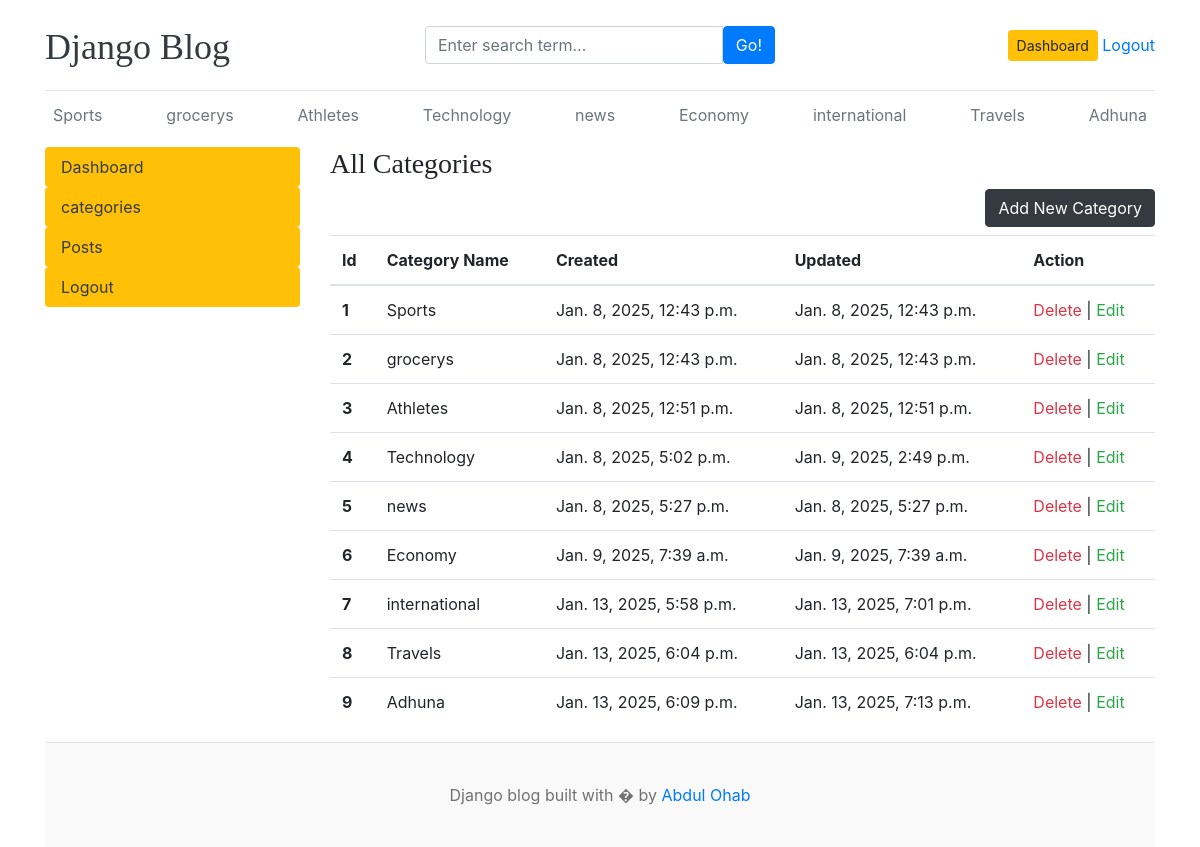
Screenshot of /dashboard/category_1/ (signed in) with the database file from the repository.
### home/models.py (models this page shows, shortened)
class Category(models.Model):
    category_name=models.CharField(max_length=50,unique=True)
    created_at=models.DateTimeField(auto_now_add=True)
    updated_at=models.DateTimeField(auto_now=True)

### dashboard/views.py (the view)
# urls.py: path('category_1/', views.category_1 ,name='category_1Page'),
def category_1(request):
    categories = Category.objects.all()
    context={
        'categories':categories
    }
    return render(request,'category1.html',context)

### templates/category1.html
{% extends 'base.html' %}
{% block content %}
<div class="row">
    {% include 'leftSideBar.html' %}
    <div class="col-md-9">
        <h3> All Categories </h3>
        <a href="{% url 'addCategoryPage' %}" class="btn btn-dark float-right mb-2 ">Add New Category</a>
        <table class="table table-hover">
            <thead>
              <tr>
                <th >Id</th>
                <th >Category Name</th>
                <th >Created</th>
                <th >Updated</th>
                <th> Action</th>
              </tr>
            </thead>
            <tbody>
                {% for cat in categories %}
              <tr>
                <th >{{ forloop.counter }}</th>
                <td>{{cat.category_name}}</td>
                <td>{{cat.created_at}}</td>
                <td>{{cat.updated_at}}</td>
                <td> <a href="{% url 'deleteCategoryPage' cat.id %}" class="text-danger ">  Delete  </a> |<a href="{% url 'editCategoryPage' cat.id %}" class="text-success "> Edit</a> </td>
              </tr>
              {% endfor %}
            </tbody>
          </table>
    </div>
</div>
{% endblock %}

### templates/header.html (shortened to what this page needs)
{% load static %}
<!DOCTYPE html>
<html lang="en">
<head>
    <link href="https://getbootstrap.com/docs/4.0/dist/css/bootstrap.min.css" rel="stylesheet">
    <link href="{% static 'css/blog.css' %}" rel="stylesheet">
  </head>
<body>
    <div class="container">
      <header class="blog-header py-3">
        <div class="row flex-nowrap justify-content-between align-items-center">
          <div class="col-4 pt-1">
            <a class="blog-header-logo text-dark" href="/">Django Blog</a>
          </div>
          <div class="col-4">
            <form action="{% url 'search' %}" method="GET" >
            <div class="input-group">
                <input class="form-control" type="text" name="keyword" placeholder="Enter search term..." aria-label="Enter search term..." aria-describedby="button-search" />
                <button type="submit" class="btn btn-primary" id="button-search" type="button">Go!</button>
            </div>
        </form>
          </div>
          <div class="col-4 d-flex justify-content-end align-items-center">
            {% if not user.is_authenticated %}
            <a class="btn btn-sm btn-warning" href="{% url 'loginPage'  %}">Login</a> &nbsp;
            <a class="btn btn-sm btn-outline-secondary" href="{% url 'registerPage'   %}">Register</a>
            {% else %}
            <span> <a href="{% url 'dashboardPage' %}" class="btn btn-sm btn-warning " > Dashboard </a> </span>&nbsp;
            <span> <a href="{% url 'logoutPage' %}"> Logout </a> </span>
            {% endif %}
          </div>
        </div>
      </header>
      <div class="nav-scroller py-1 mb-2">
        <nav class="nav d-flex justify-content-between ">
          {% for category in categories %}
          <a class="p-2 text-muted  " href="{% url 'categoryPage' category.id  %}"> {{category.category_name}}</a>
          {% endfor %}
        </nav>
      </div>

### static/css/blog.css (style rules this page uses)
.blog-header { border-bottom: 1px solid #e5e5e5; }
.blog-header-logo { font-family: "Playfair Display", Georgia, "Times New Roman", serif; font-size: 2.25rem; }
h1, h2, h3, h4, h5, h6 { font-family: "Playfair Display", Georgia, "Times New Roman", serif; }

### rows the page displays
Category: category_name "Sports", created_at "Jan. 8, 2025, 12:43 p.m.", updated_at "Jan. 8, 2025, 12:43 p.m."
Category: category_name "grocerys", created_at "Jan. 8, 2025, 12:43 p.m.", updated_at "Jan. 8, 2025, 12:43 p.m."
Category: category_name "Athletes", created_at "Jan. 8, 2025, 12:51 p.m.", updated_at "Jan. 8, 2025, 12:51 p.m."
Category: category_name "Technology", created_at "Jan. 8, 2025, 5:02 p.m.", updated_at "Jan. 9, 2025, 2:49 p.m."
Category: category_name "news", created_at "Jan. 8, 2025, 5:27 p.m.", updated_at "Jan. 8, 2025, 5:27 p.m."
Category: category_name "Economy", created_at "Jan. 9, 2025, 7:39 a.m.", updated_at "Jan. 9, 2025, 7:39 a.m."
Category: category_name "international", created_at "Jan. 13, 2025, 5:58 p.m.", updated_at "Jan. 13, 2025, 7:01 p.m."
Category: category_name "Travels", created_at "Jan. 13, 2025, 6:04 p.m.", updated_at "Jan. 13, 2025, 6:04 p.m."
Category: category_name "Adhuna", created_at "Jan. 13, 2025, 6:09 p.m.", updated_at "Jan. 13, 2025, 7:13 p.m."
